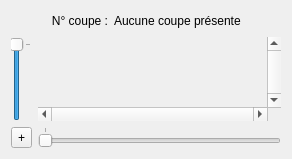
      <widget class="QWidget" name="_tabBillon">
       <attribute name="title">
        <string>Billon</string>
       </attribute>
       <layout class="QVBoxLayout" name="verticalLayout_15">
        <item>
         <layout class="QHBoxLayout" name="horizontalLayout_3">
          <item>
           <spacer name="horizontalSpacer">
            <property name="orientation">
             <enum>Qt::Horizontal</enum>
            </property>
            <property name="sizeHint" stdset="0">
             <size>
              <width>40</width>
              <height>20</height>
             </size>
            </property>
           </spacer>
          </item>
          <item>
           <widget class="QLabel" name="label">
            <property name="text">
             <string>N° coupe :</string>
            </property>
            <property name="alignment">
             <set>Qt::AlignRight|Qt::AlignTrailing|Qt::AlignVCenter</set>
            </property>
           </widget>
          </item>
          <item>
           <widget class="QLabel" name="_labelSliceNumber">
            <property name="text">
             <string>Aucune coupe présente</string>
            </property>
            <property name="alignment">
             <set>Qt::AlignLeading|Qt::AlignLeft|Qt::AlignVCenter</set>
            </property>
           </widget>
          </item>
          <item>
           <spacer name="horizontalSpacer_2">
            <property name="orientation">
             <enum>Qt::Horizontal</enum>
            </property>
            <property name="sizeHint" stdset="0">
             <size>
              <width>40</width>
              <height>20</height>
             </size>
            </property>
           </spacer>
          </item>
         </layout>
        </item>
        <item>
         <layout class="QGridLayout" name="gridLayout">
          <item row="1" column="1">
           <widget class="QSlider" name="_sliderSelectSlice">
            <property name="maximum">
             <number>0</number>
            </property>
            <property name="orientation">
             <enum>Qt::Horizontal</enum>
            </property>
            <property name="tickPosition">
             <enum>QSlider::TicksAbove</enum>
            </property>
           </widget>
          </item>
          <item row="1" column="0">
           <widget class="QToolButton" name="_buttonZoomInitial">
            <property name="text">
             <string>+</string>
            </property>
            <property name="toolButtonStyle">
             <enum>Qt::ToolButtonTextOnly</enum>
            </property>
           </widget>
          </item>
          <item row="0" column="0">
           <widget class="QSlider" name="_sliderSelectYSlice">
            <property name="maximum">
             <number>0</number>
            </property>
            <property name="orientation">
             <enum>Qt::Vertical</enum>
            </property>
            <property name="tickPosition">
             <enum>QSlider::TicksBelow</enum>
            </property>
           </widget>
          </item>
          <item row="0" column="1">
           <widget class="QScrollArea" name="_scrollSliceView">
            <property name="sizePolicy">
             <sizepolicy hsizetype="Ignored" vsizetype="Ignored">
              <horstretch>0</horstretch>
              <verstretch>0</verstretch>
             </sizepolicy>
            </property>
            <property name="frameShape">
             <enum>QFrame::NoFrame</enum>
            </property>
            <property name="frameShadow">
             <enum>QFrame::Plain</enum>
            </property>
            <property name="lineWidth">
             <number>0</number>
            </property>
            <property name="verticalScrollBarPolicy">
             <enum>Qt::ScrollBarAlwaysOn</enum>
            </property>
            <property name="horizontalScrollBarPolicy">
             <enum>Qt::ScrollBarAlwaysOn</enum>
            </property>
            <property name="alignment">
             <set>Qt::AlignCenter</set>
            </property>
            <widget class="QWidget" name="scrollAreaWidgetContents">
             <property name="geometry">
              <rect>
               <x>106</x>
               <y>186</y>
               <width>0</width>
               <height>0</height>
              </rect>
             </property>
            </widget>
           </widget>
          </item>
         </layout>
        </item>
       </layout>
      </widget>
